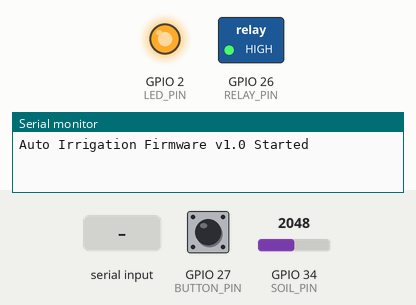
Bench run of a sketch on a simulated ESP32. Shown: switched loads named in the sketch (green lamp = pin HIGH), output pins drawn as LEDs (lit = HIGH), the last lines printed to the serial monitor. The test bench sets the inputs (shaded band); at power-on: GPIO 27 (BUTTON_PIN) HIGH, GPIO 34 (SOIL_PIN) = 2048.

Above: at 1.2 s.
1.3 s: "FORCE_OFF\n" received over Serial
At 2.5 s:
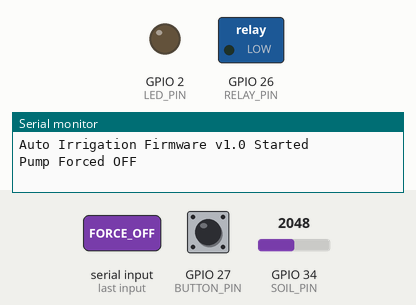
2.8 s: "FORCE_ON\n" received over Serial
At 3.7 s:
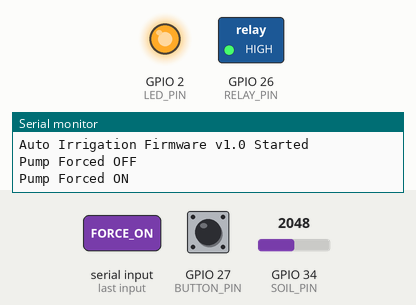
Timing chart, 0 to 5.8 s (numbered marks = the images above; inputs shaded):
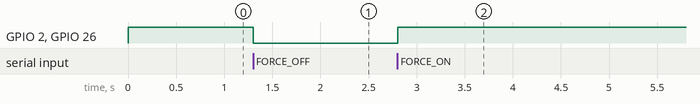

The sketch:

task9_automated_growbench.ino
```cpp
// ESP32 Auto Irrigation Firmware v1.0

#define SOIL_PIN 34
#define RELAY_PIN 26
#define BUTTON_PIN 27
#define LED_PIN 2

const int DRY_THRESHOLD = 600;   // Adjust after calibration

bool manualOverride = false;
bool pumpState = false;

bool lastButtonState = HIGH;
unsigned long lastDebounceTime = 0;
const unsigned long debounceDelay = 50;

void setup()
{
  Serial.begin(115200);

  pinMode(SOIL_PIN, INPUT);
  pinMode(RELAY_PIN, OUTPUT);
  pinMode(BUTTON_PIN, INPUT_PULLUP);
  pinMode(LED_PIN, OUTPUT);

  digitalWrite(RELAY_PIN, LOW);
  digitalWrite(LED_PIN, LOW);

  Serial.println("Auto Irrigation Firmware v1.0 Started");
}

void loop()
{
  handleButton();

  // Automatic mode
  if (!manualOverride)
  {
    int soilValue = analogRead(SOIL_PIN);

    if (soilValue > DRY_THRESHOLD)
      pumpState = true;      // Dry soil → Pump ON
    else
      pumpState = false;     // Wet soil → Pump OFF
  }

  digitalWrite(RELAY_PIN, pumpState);
  digitalWrite(LED_PIN, pumpState);

  handleSerial();
}


// ---------- Push Button Manual Override ----------
void handleButton()
{
  bool reading = digitalRead(BUTTON_PIN);

  if (reading != lastButtonState)
  {
    lastDebounceTime = millis();
  }

  if ((millis() - lastDebounceTime) > debounceDelay)
  {
    if (lastButtonState == HIGH && reading == LOW)
    {
      manualOverride = true;
      pumpState = !pumpState;

      Serial.print("Button Pressed: Pump ");
      Serial.println(pumpState ? "ON" : "OFF");
    }
  }

  lastButtonState = reading;
}


// ---------- Serial Commands ----------
void handleSerial()
{
  if (Serial.available())
  {
    String cmd = Serial.readStringUntil('\n');
    cmd.trim();

    if (cmd == "FORCE_ON")
    {
      manualOverride = true;
      pumpState = true;

      Serial.println("Pump Forced ON");
    }

    else if (cmd == "FORCE_OFF")
    {
      manualOverride = true;
      pumpState = false;

      Serial.println("Pump Forced OFF");
    }

    else if (cmd == "STATUS")
    {
      int soilValue = analogRead(SOIL_PIN);

      Serial.println("----- STATUS -----");

      Serial.print("Mode: ");
      Serial.println(manualOverride ? "MANUAL" : "AUTO");

      Serial.print("Pump: ");
      Serial.println(pumpState ? "ON" : "OFF");

      Serial.print("Soil Value: ");
      Serial.println(soilValue);
    }

    else if (cmd == "AUTO")
    {
      manualOverride = false;
      Serial.println("Returned to AUTO mode");
    }
  }
}
```

Measured:
- after the input at 1.3 s, GPIO 2 (LED_PIN), GPIO 26 (RELAY_PIN): HIGH → LOW at once
- after the input at 2.8 s, GPIO 2 (LED_PIN), GPIO 26 (RELAY_PIN): LOW → HIGH at once
